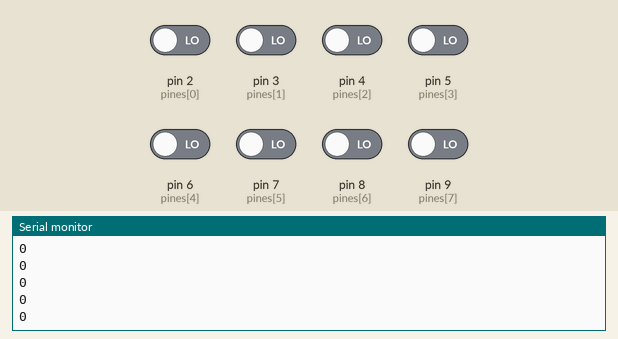
Simulated run of this sketch. Board: Arduino Uno, built with avr-gcc and run on an emulated ATmega328P. Parts: the last lines printed to the serial monitor. Inputs (shaded band) come from the test bench; at power-on: pin 2 (pines[0]), pin 3 (pines[1]), pin 4 (pines[2]), pin 5 (pines[3]), pin 6 (pines[4]), pin 7 (pines[5]), pin 8 (pines[6]), pin 9 (pines[7]) LOW.

Above: at 1.2 s.
1.3 s: pin 2 (pines[0]) driven HIGH
At 2.0 s:
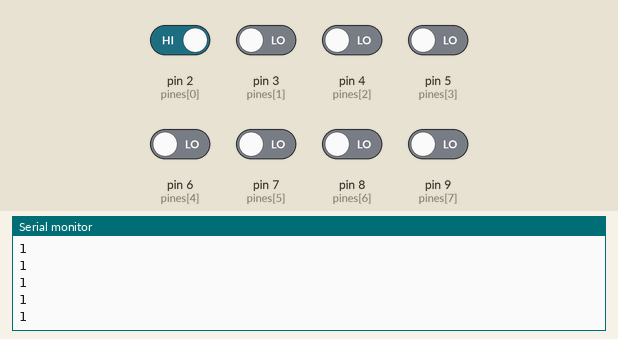
2.8 s: pin 3 (pines[1]) driven HIGH
At 3.6 s:
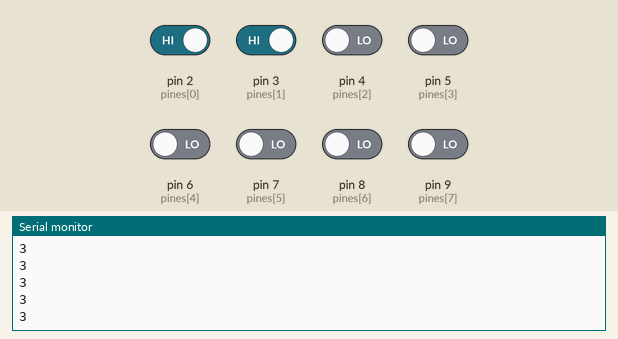
4.3 s: pin 4 (pines[2]) driven HIGH
At 5.3 s:
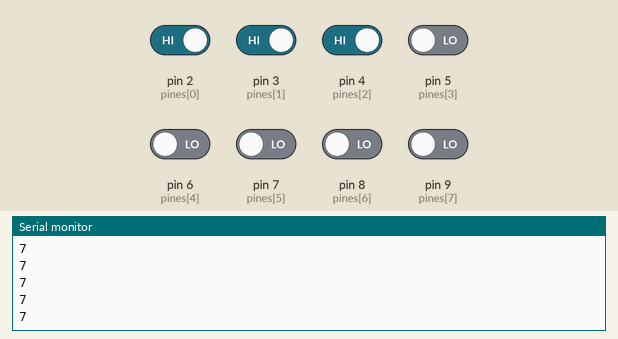
5.8 s: pin 5 (pines[3]) driven HIGH
At 6.7 s:
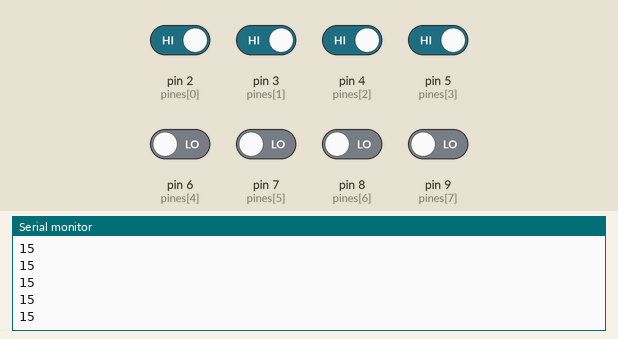
7.3 s: pin 6 (pines[4]) driven HIGH
At 8.3 s:
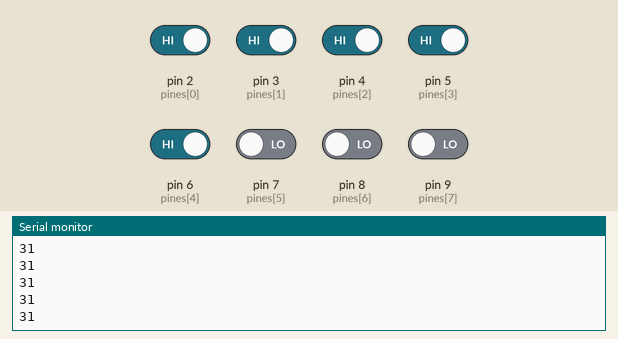
Timing chart, 0 to 8.4 s (numbered marks = the images above; inputs shaded):
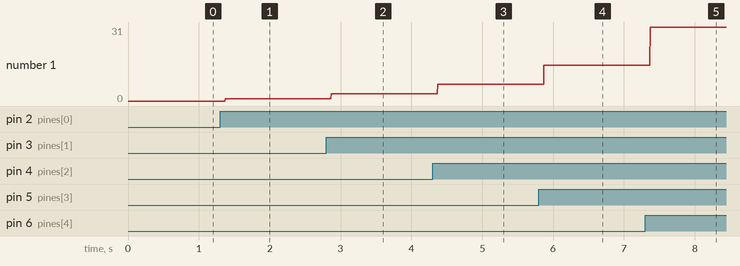

Measured:
- after the input at 1.3 s, the serial monitor: prints a new line after 0.07 s (image 1)
- after the input at 2.8 s, the serial monitor: prints a new line after 0.07 s (image 2)
- after the input at 4.3 s, the serial monitor: prints a new line after 0.07 s (image 3)
- after the input at 5.8 s, the serial monitor: prints a new line after 0.07 s (image 4)
- after the input at 7.3 s, the serial monitor: prints a new line after 0.07 s (image 5)
- plotted number 1: 0 → 1 after the input at 1.3 s, 1 → 3 after the input at 2.8 s, 3 → 7 after the input at 4.3 s, 7 → 15 after the input at 5.8 s, 15 → 31 after the input at 7.3 s

The sketch:

i2c.ino
```cpp
#include <Wire.h>

int valor = 0;
const int pines[8] = {2, 3, 4, 5, 6, 7, 8, 9};

void setup() {
  // Configuración de los pines como entrada
  for (int i = 0; i < 8; i++) {
    pinMode(pines[i], INPUT);
  }
  Serial.begin(9600);
}

void loop() {
  valor = digitalRead(2) + digitalRead(3)*2 + digitalRead(4)*4 + digitalRead(5)*8 + digitalRead(6)*16 + digitalRead(7)*32 + digitalRead(8)*64 + digitalRead(9)*128;
  Serial.println(valor); // Imprimir el valor
}
```
